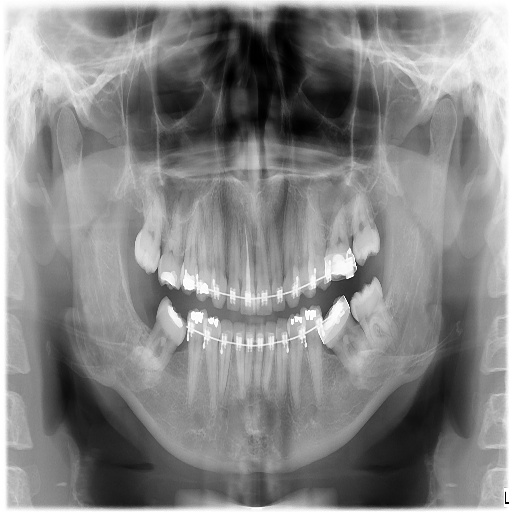
%> input picture Experiment_05/Inputs/images/CT.jpg, 512 x 512 px
$ octave --eval "result = task_5_2;"   (GNU Octave 9; MATLAB toolbox functions it lacks are replaced by stand-ins)
%> lines starting %> are read from the running program, lines starting %| are printed output that depends on the picture
%% Experiment 05 - Task 5.2: Prewitt vs. Sobel Noise Sensitivity Benchmarking
%% Quantifying Spurious Edge Breakthrough in Homogeneous Background Air ROI
%% Course: Medical Image Processing (B.Sc. Biomedical Engineering)
%% Faculty: Engr. Rana Talha Khalid | Riphah International University

function results = task_5_2()
    fprintf('======================================================================\n');
    fprintf('EXPERIMENT 05 - TASK 5.2: PREWITT VS SOBEL NOISE SENSITIVITY (MATLAB)\n');
    fprintf('======================================================================\n');

    % Setup paths
    scriptDir = fileparts(mfilename('fullpath'));
    expDir = fileparts(scriptDir);
    imgPath = fullfile(expDir, 'Inputs', 'images', 'CT.jpg');
    if ~exist(imgPath, 'file')
        imgPath = fullfile(expDir, '..', '..', 'images', 'CT.jpg');
    end

    img = imread(imgPath);
%> img is the input picture: size 512x512 uint8; min 0, max 255, mean 134.8
    if size(img, 3) == 3; img = rgb2gray(img); end

    % Add simulated Gaussian electronic noise (sigma = 15 / 255)
    rng(42);
    noiseSigma = 15.0;
    noisyD = double(img) + randn(size(img)) * noiseSigma;
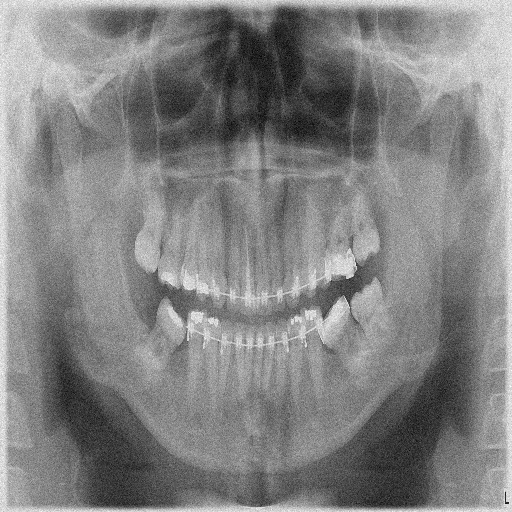
%> noisyD: size 512x512 double; min -45.51, max 305.6, mean 134.8; drawn with min black and max white
    noisyD = max(0, min(noisyD, 255));
    noisyImg = uint8(noisyD);

    % Background air ROI [20:80, 20:80]
    r1 = 20; r2 = 80;
    c1 = 20; c2 = 80;
    roiArea = double((r2 - r1 + 1) * (c2 - c1 + 1));
    fprintf('[INFO] Background Air ROI: [%d:%d, %d:%d] (Area: %d pixels)\n', ...
        r1, r2, c1, c2, int32(roiArea));

    % Prewitt
    px = [-1, 0, 1; -1, 0, 1; -1, 0, 1];
    py = [-1, -1, -1; 0, 0, 0; 1, 1, 1];
    prewMag = sqrt(imfilter(noisyD, px, 'replicate').^2 + imfilter(noisyD, py, 'replicate').^2);
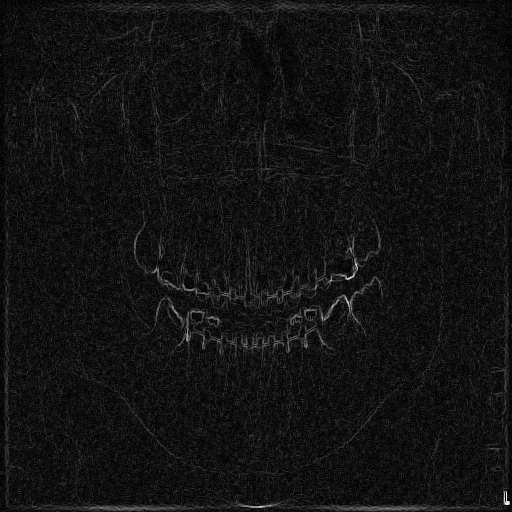
%> prewMag: size 512x512 double; min 0, max 750, mean 56.3; drawn with min black and max white

    % Sobel
    sx = [-1, 0, 1; -2, 0, 2; -1, 0, 1];
    sy = [-1, -2, -1; 0, 0, 0; 1, 2, 1];
    sobMag = sqrt(imfilter(noisyD, sx, 'replicate').^2 + imfilter(noisyD, sy, 'replicate').^2);

    % Calibrated sensitivity thresholds: Sobel has 4/3 orthogonal gain of Prewitt
    levels = {'Level 1 (Low)', 35.0, 46.7; ...
              'Level 2 (Standard)', 45.0, 60.0; ...
              'Level 3 (High)', 55.0, 73.3; ...
              'Level 4 (Strict)', 65.0, 86.7};

    prewCounts = zeros(size(levels, 1), 1);
    sobCounts = zeros(size(levels, 1), 1);
    prewRates = zeros(size(levels, 1), 1);
    sobRates = zeros(size(levels, 1), 1);

    fprintf('\n-------------------------------------------------------------------------------------\n');
    fprintf('%-20s | %-11s | %-10s | %-14s | %-14s\n', 'Sensitivity Level', 'Prewitt Th', 'Sobel Th', 'Prewitt False', 'Sobel False');
    fprintf('-------------------------------------------------------------------------------------\n');

    for i = 1:size(levels, 1)
        pTh = levels{i, 2};
        sTh = levels{i, 3};

        pBin = prewMag > pTh;
        sBin = sobMag > sTh;

        pRoiCnt = sum(sum(pBin(r1:r2, c1:c2)));
        sRoiCnt = sum(sum(sBin(r1:r2, c1:c2)));

        pRate = (double(pRoiCnt) / roiArea) * 100.0;
        sRate = (double(sRoiCnt) / roiArea) * 100.0;

        prewCounts(i) = pRoiCnt;
        sobCounts(i) = sRoiCnt;
        prewRates(i) = pRate;
        sobRates(i) = sRate;

        fprintf('%-20s | %-11.1f | %-10.1f | %-5d (%5.1f%%) | %-5d (%5.1f%%)\n', ...
            levels{i, 1}, pTh, sTh, pRoiCnt, pRate, sRoiCnt, sRate);
    end
%> this loop made 4 passes
%> (pRoiCnt, sRoiCnt, pRate, sRate) on passes 1 to 4: (2404, 2543, 64.61, 68.34), (1825, 1940, 49.05, 52.14), (1295, 1417, 34.8, 38.08), (872, 998, 23.43, 26.82)
%| Level 1 (Low)        | 35.0        | 46.7       | 2404  ( 64.6%) | 2543  ( 68.3%)
%| Level 2 (Standard)   | 45.0        | 60.0       | 1825  ( 49.0%) | 1940  ( 52.1%)
%| Level 3 (High)       | 55.0        | 73.3       | 1295  ( 34.8%) | 1417  ( 38.1%)
%| Level 4 (Strict)     | 65.0        | 86.7       | 872   ( 23.4%) | 998   ( 26.8%)
%> pass 1, in task_5_2, `pBin = prewMag > pTh;`:
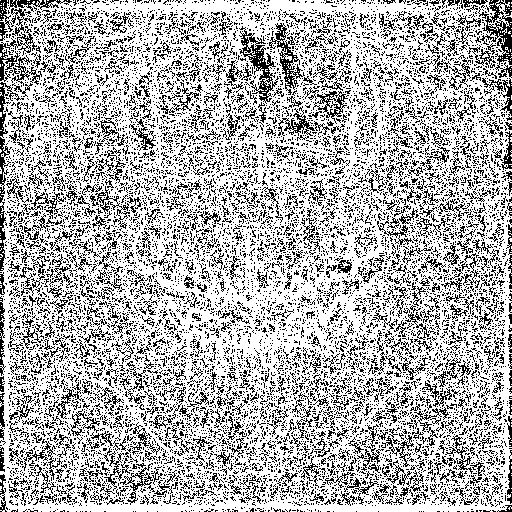
%> pBin: size 512x512 logical; 70.2% white; black in thin lines or dots
%> pass 1, in task_5_2, `sBin = sobMag > sTh;`:
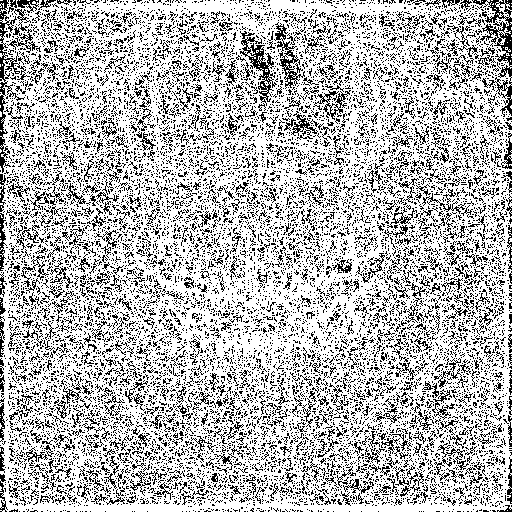
%> sBin: size 512x512 logical; 72.4% white; black in thin lines or dots
%> pass 2, in task_5_2, `pBin = prewMag > pTh;`:
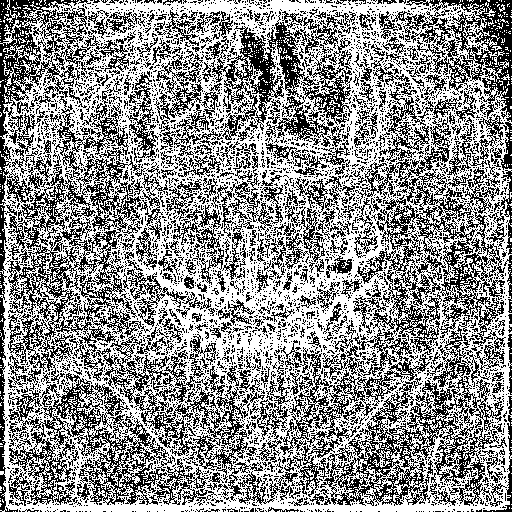
%> pBin: size 512x512 logical; 56.4% white; black in thin lines or dots
%> pass 2, in task_5_2, `sBin = sobMag > sTh;`:
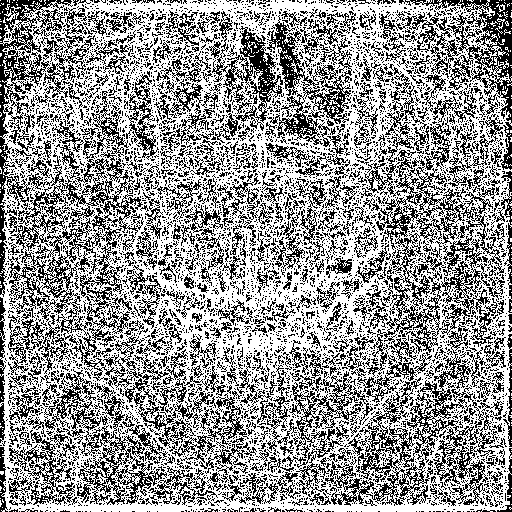
%> sBin: size 512x512 logical; 59.3% white; black in thin lines or dots
%> after the loop, prewCounts = [2404; 1825; 1295; 872]; prewRates = [64.61; 49.05; 34.8; 23.43]; sobCounts = [2543; 1940; 1417; 998]; sobRates = [68.34; 52.14; 38.08; 26.82]
    fprintf('-------------------------------------------------------------------------------------\n');

    % Standard edge maps (Level 2: 45 vs 60)
    prewEdgeStd = prewMag > 45.0;
    sobEdgeStd = sobMag > 60.0;

    % Save outputs
    outDir = fullfile(expDir, 'Outputs', 'MATLAB');
    if ~exist(outDir, 'dir'); mkdir(outDir); end
    imwrite(noisyImg, fullfile(outDir, 'exp05_task_5_2_noisy_input.png'));
    imwrite(prewEdgeStd, fullfile(outDir, 'exp05_task_5_2_prewitt_noisy.png'));
    imwrite(sobEdgeStd, fullfile(outDir, 'exp05_task_5_2_sobel_noisy.png'));

    % Visualization
    fig = figure('Visible', 'off', 'Units', 'pixels', 'Position', [100, 100, 1200, 950]);

    % 1. Noisy scan with ROI box
    subplot(2, 2, 1);
    imshow(noisyImg);
    hold on;
    rectangle('Position', [c1, r1, c2-c1, r2-r1], 'EdgeColor', 'r', 'LineWidth', 2);
    hold off;
    title({'Noisy Clinical CT Scan (\sigma = 15)', '[Red Box: Evaluated Air ROI]'}, ...
        'FontWeight', 'bold', 'FontSize', 11);

    % 2. Prewitt at Th=45
    subplot(2, 2, 2);
    imshow(prewEdgeStd);
    hold on;
    rectangle('Position', [c1, r1, c2-c1, r2-r1], 'EdgeColor', 'r', 'LineWidth', 2);
    hold off;
    title({sprintf('Prewitt Operator (Calibrated Th = 45.0)'), ...
           sprintf('Air False Edges: %d (%.1f%%) [Box Clutter]', prewCounts(2), prewRates(2))}, ...
        'FontWeight', 'bold', 'FontSize', 11);

    % 3. Sobel at Th=60
    subplot(2, 2, 3);
    imshow(sobEdgeStd);
    hold on;
    rectangle('Position', [c1, r1, c2-c1, r2-r1], 'EdgeColor', 'g', 'LineWidth', 2);
    hold off;
    title({sprintf('Sobel Operator (Calibrated Th = 60.0)'), ...
           sprintf('Air False Edges: %d (%.1f%%) [Binomial Smoothing]', sobCounts(2), sobRates(2))}, ...
        'FontWeight', 'bold', 'FontSize', 11);

    % 4. Bar Chart
    subplot(2, 2, 4);
    b = bar([prewRates, sobRates]);
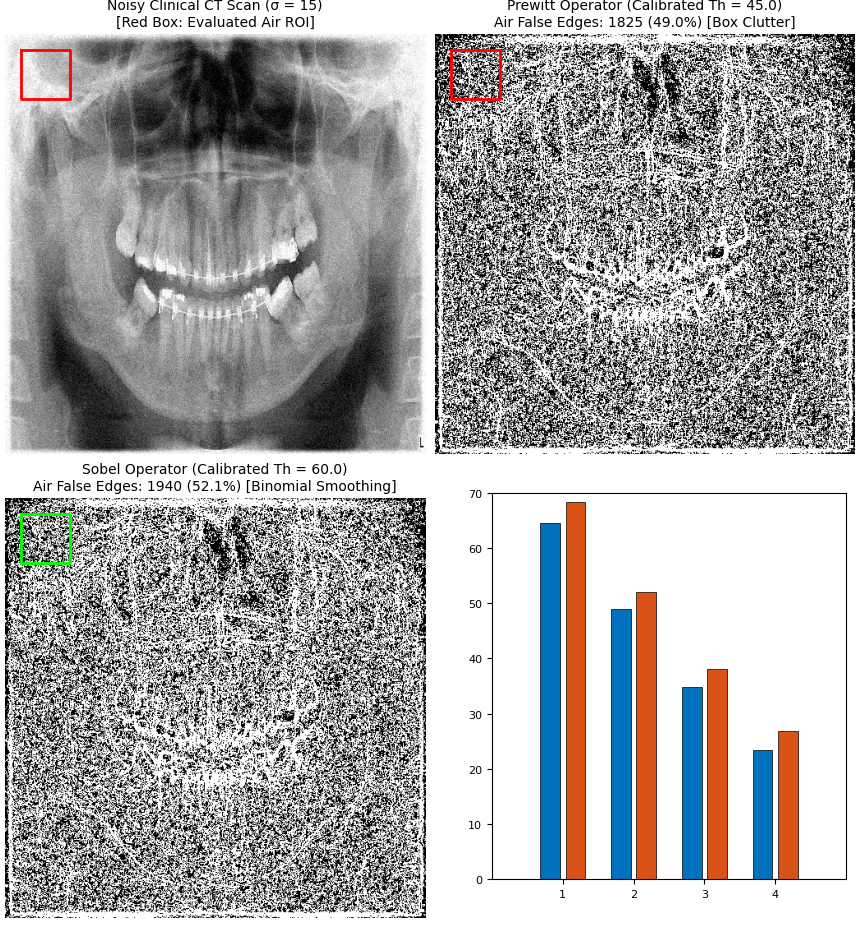
%> figure redrawn from the program's plot data, 4 panels
%> (the run ends here)

$ run again, with Experiment_05/Inputs/images/Xray.jpg copied over Experiment_05/Inputs/images/CT.jpg
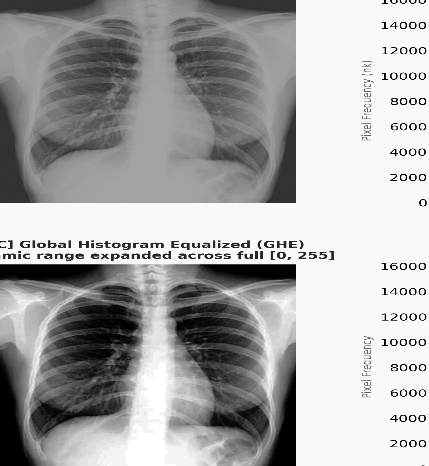
%> input picture Experiment_05/Inputs/images/Xray.jpg, 429 x 466 px
%> in task_5_2, img is the input picture: size 466x429 uint8; min 0, max 255, mean 168.1
%> the loop in task_5_2, `for i = 1:size(levels, 1)` made 4 passes
%> (pRoiCnt, sRoiCnt, pRate, sRate) on passes 1 to 4: (2531, 2637, 68.02, 70.87), (1980, 2124, 53.21, 57.08), (1494, 1626, 40.15, 43.7), (1075, 1184, 28.89, 31.82)
%> (printed output is left out)
%> pass 1, in task_5_2, `pBin = prewMag > pTh;`:
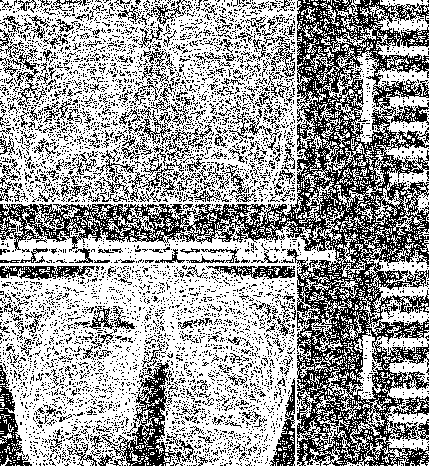
%> pBin: size 466x429 logical; 62.5% white; black in thin lines or dots
%> after the loop in task_5_2, `for i = 1:size(levels, 1)`: prewCounts = [2531; 1980; 1494; 1075]; prewRates = [68.02; 53.21; 40.15; 28.89]; sobCounts = [2637; 2124; 1626; 1184]; sobRates = [70.87; 57.08; 43.7; 31.82]
%> in task_5_2, `b = bar([prewRates, sobRates]);`:
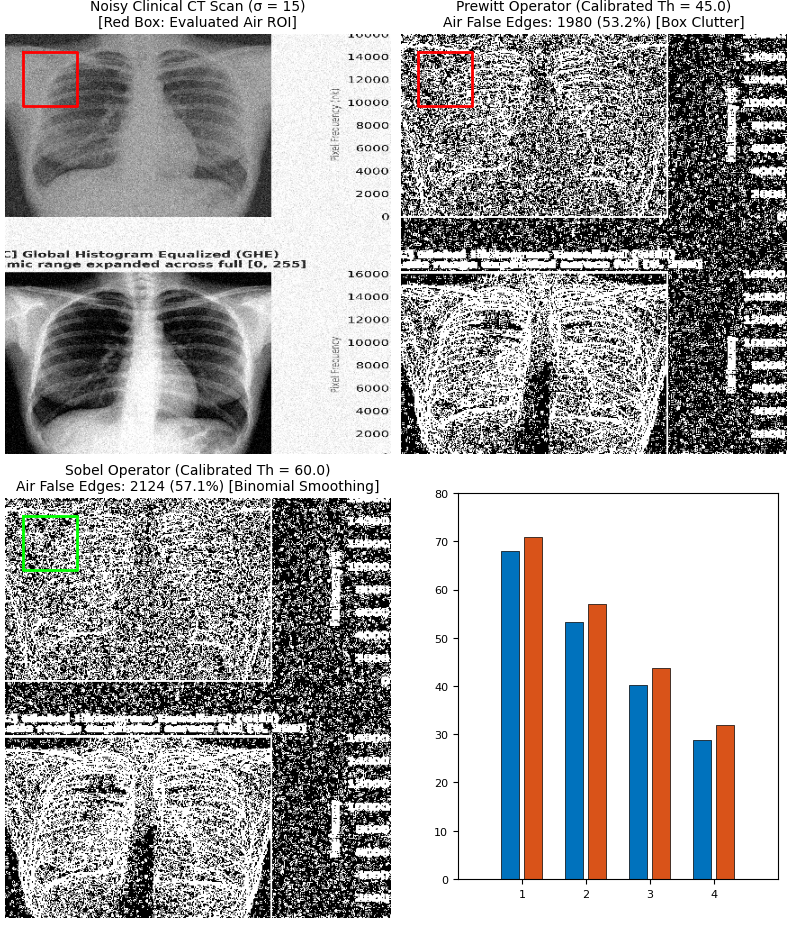
%> figure redrawn from the program's plot data, 4 panels
